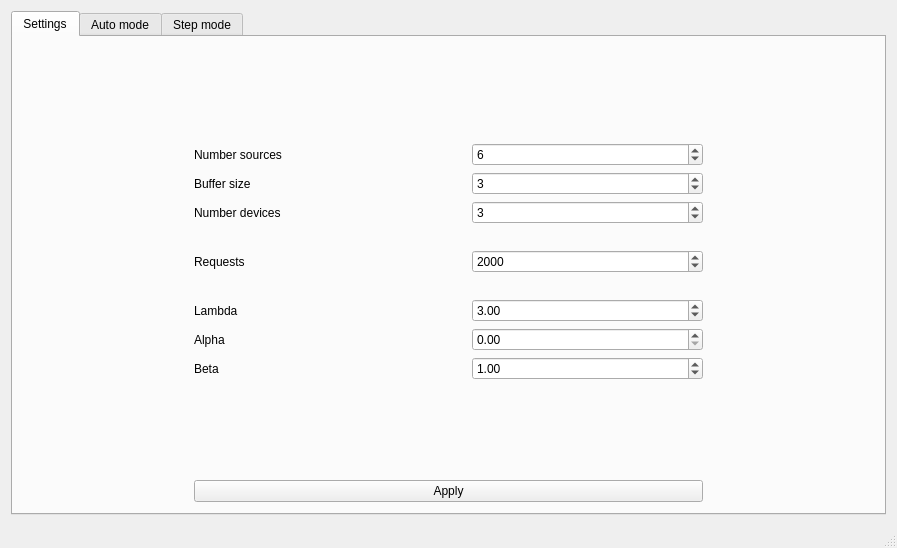
<?xml version="1.0" encoding="UTF-8"?>
<ui version="4.0">
 <class>MainWindow</class>
 <widget class="QMainWindow" name="MainWindow">
  <property name="geometry">
   <rect>
    <x>0</x>
    <y>0</y>
    <width>897</width>
    <height>548</height>
   </rect>
  </property>
  <property name="windowTitle">
   <string>SMO</string>
  </property>
  <widget class="QWidget" name="centralWidget">
   <layout class="QVBoxLayout" name="verticalLayout">
    <item>
     <widget class="QTabWidget" name="tabWidget">
      <property name="currentIndex">
       <number>0</number>
      </property>
      <widget class="QWidget" name="Settings">
       <attribute name="title">
        <string>Settings</string>
       </attribute>
       <layout class="QGridLayout" name="gridLayout">
        <item row="3" column="1">
         <widget class="QPushButton" name="ApplyButton">
          <property name="text">
           <string>Apply</string>
          </property>
         </widget>
        </item>
        <item row="1" column="0">
         <spacer name="horizontalSpacer">
          <property name="orientation">
           <enum>Qt::Horizontal</enum>
          </property>
          <property name="sizeType">
           <enum>QSizePolicy::Preferred</enum>
          </property>
          <property name="sizeHint" stdset="0">
           <size>
            <width>170</width>
            <height>20</height>
           </size>
          </property>
         </spacer>
        </item>
        <item row="1" column="1">
         <layout class="QGridLayout" name="gridLayout_2">
          <item row="2" column="0">
           <layout class="QHBoxLayout" name="horizontalLayout_5">
            <item>
             <widget class="QLabel" name="label_3">
              <property name="text">
               <string>Number devices </string>
              </property>
             </widget>
            </item>
            <item>
             <spacer name="horizontalSpacer_19">
              <property name="orientation">
               <enum>Qt::Horizontal</enum>
              </property>
              <property name="sizeType">
               <enum>QSizePolicy::Fixed</enum>
              </property>
              <property name="sizeHint" stdset="0">
               <size>
                <width>40</width>
                <height>20</height>
               </size>
              </property>
             </spacer>
            </item>
            <item>
             <widget class="QSpinBox" name="spinBox_3">
              <property name="minimum">
               <number>1</number>
              </property>
              <property name="maximum">
               <number>999</number>
              </property>
              <property name="value">
               <number>3</number>
              </property>
             </widget>
            </item>
           </layout>
          </item>
          <item row="1" column="0">
           <layout class="QHBoxLayout" name="horizontalLayout_4">
            <item>
             <widget class="QLabel" name="label_2">
              <property name="text">
               <string>Buffer size</string>
              </property>
             </widget>
            </item>
            <item>
             <spacer name="horizontalSpacer_20">
              <property name="orientation">
               <enum>Qt::Horizontal</enum>
              </property>
              <property name="sizeType">
               <enum>QSizePolicy::Fixed</enum>
              </property>
              <property name="sizeHint" stdset="0">
               <size>
                <width>40</width>
                <height>20</height>
               </size>
              </property>
             </spacer>
            </item>
            <item>
             <widget class="QSpinBox" name="spinBox_2">
              <property name="minimum">
               <number>1</number>
              </property>
              <property name="maximum">
               <number>999</number>
              </property>
              <property name="value">
               <number>3</number>
              </property>
             </widget>
            </item>
           </layout>
          </item>
          <item row="0" column="0">
           <layout class="QHBoxLayout" name="horizontalLayout_3">
            <item>
             <widget class="QLabel" name="label">
              <property name="text">
               <string>Number sources</string>
              </property>
             </widget>
            </item>
            <item>
             <spacer name="horizontalSpacer_21">
              <property name="orientation">
               <enum>Qt::Horizontal</enum>
              </property>
              <property name="sizeType">
               <enum>QSizePolicy::Fixed</enum>
              </property>
              <property name="sizeHint" stdset="0">
               <size>
                <width>40</width>
                <height>20</height>
               </size>
              </property>
             </spacer>
            </item>
            <item>
             <widget class="QSpinBox" name="spinBox">
              <property name="minimum">
               <number>1</number>
              </property>
              <property name="maximum">
               <number>999</number>
              </property>
              <property name="value">
               <number>6</number>
              </property>
             </widget>
            </item>
           </layout>
          </item>
          <item row="4" column="0">
           <layout class="QHBoxLayout" name="horizontalLayout_8">
            <item>
             <widget class="QLabel" name="label_7">
              <property name="text">
               <string>Requests</string>
              </property>
             </widget>
            </item>
            <item>
             <spacer name="horizontalSpacer_18">
              <property name="orientation">
               <enum>Qt::Horizontal</enum>
              </property>
              <property name="sizeType">
               <enum>QSizePolicy::Fixed</enum>
              </property>
              <property name="sizeHint" stdset="0">
               <size>
                <width>40</width>
                <height>20</height>
               </size>
              </property>
             </spacer>
            </item>
            <item>
             <widget class="QSpinBox" name="spinBox_4">
              <property name="maximum">
               <number>100000</number>
              </property>
              <property name="singleStep">
               <number>10</number>
              </property>
              <property name="value">
               <number>2000</number>
              </property>
             </widget>
            </item>
           </layout>
          </item>
          <item row="7" column="0">
           <layout class="QHBoxLayout" name="horizontalLayout_6">
            <item>
             <widget class="QLabel" name="label_5">
              <property name="text">
               <string>Alpha</string>
              </property>
             </widget>
            </item>
            <item>
             <spacer name="horizontalSpacer_15">
              <property name="orientation">
               <enum>Qt::Horizontal</enum>
              </property>
              <property name="sizeType">
               <enum>QSizePolicy::Fixed</enum>
              </property>
              <property name="sizeHint" stdset="0">
               <size>
                <width>40</width>
                <height>20</height>
               </size>
              </property>
             </spacer>
            </item>
            <item>
             <widget class="QDoubleSpinBox" name="doubleSpinBox_2">
              <property name="singleStep">
               <double>0.100000000000000</double>
              </property>
             </widget>
            </item>
           </layout>
          </item>
          <item row="6" column="0">
           <layout class="QHBoxLayout" name="horizontalLayout_7">
            <item>
             <widget class="QLabel" name="label_4">
              <property name="text">
               <string>Lambda</string>
              </property>
             </widget>
            </item>
            <item>
             <spacer name="horizontalSpacer_17">
              <property name="orientation">
               <enum>Qt::Horizontal</enum>
              </property>
              <property name="sizeType">
               <enum>QSizePolicy::Fixed</enum>
              </property>
              <property name="sizeHint" stdset="0">
               <size>
                <width>40</width>
                <height>20</height>
               </size>
              </property>
             </spacer>
            </item>
            <item>
             <widget class="QDoubleSpinBox" name="doubleSpinBox">
              <property name="minimum">
               <double>0.010000000000000</double>
              </property>
              <property name="singleStep">
               <double>0.100000000000000</double>
              </property>
              <property name="value">
               <double>3.000000000000000</double>
              </property>
             </widget>
            </item>
           </layout>
          </item>
          <item row="5" column="0">
           <spacer name="verticalSpacer_2">
            <property name="orientation">
             <enum>Qt::Vertical</enum>
            </property>
            <property name="sizeType">
             <enum>QSizePolicy::Fixed</enum>
            </property>
            <property name="sizeHint" stdset="0">
             <size>
              <width>20</width>
              <height>20</height>
             </size>
            </property>
           </spacer>
          </item>
          <item row="8" column="0">
           <layout class="QHBoxLayout" name="horizontalLayout_2">
            <item>
             <widget class="QLabel" name="label_6">
              <property name="text">
               <string>Beta</string>
              </property>
             </widget>
            </item>
            <item>
             <spacer name="horizontalSpacer_16">
              <property name="orientation">
               <enum>Qt::Horizontal</enum>
              </property>
              <property name="sizeType">
               <enum>QSizePolicy::Fixed</enum>
              </property>
              <property name="sizeHint" stdset="0">
               <size>
                <width>40</width>
                <height>20</height>
               </size>
              </property>
             </spacer>
            </item>
            <item>
             <widget class="QDoubleSpinBox" name="doubleSpinBox_3">
              <property name="singleStep">
               <double>0.100000000000000</double>
              </property>
              <property name="value">
               <double>1.000000000000000</double>
              </property>
             </widget>
            </item>
           </layout>
          </item>
          <item row="3" column="0">
           <spacer name="horizontalSpacer_3">
            <property name="orientation">
             <enum>Qt::Horizontal</enum>
            </property>
            <property name="sizeHint" stdset="0">
             <size>
              <width>40</width>
              <height>20</height>
             </size>
            </property>
           </spacer>
          </item>
         </layout>
        </item>
        <item row="2" column="1">
         <spacer name="verticalSpacer">
          <property name="orientation">
           <enum>Qt::Vertical</enum>
          </property>
          <property name="sizeHint" stdset="0">
           <size>
            <width>20</width>
            <height>40</height>
           </size>
          </property>
         </spacer>
        </item>
        <item row="1" column="2">
         <spacer name="horizontalSpacer_2">
          <property name="orientation">
           <enum>Qt::Horizontal</enum>
          </property>
          <property name="sizeType">
           <enum>QSizePolicy::Preferred</enum>
          </property>
          <property name="sizeHint" stdset="0">
           <size>
            <width>170</width>
            <height>20</height>
           </size>
          </property>
         </spacer>
        </item>
        <item row="0" column="1">
         <spacer name="verticalSpacer_3">
          <property name="orientation">
           <enum>Qt::Vertical</enum>
          </property>
          <property name="sizeHint" stdset="0">
           <size>
            <width>20</width>
            <height>40</height>
           </size>
          </property>
         </spacer>
        </item>
       </layout>
      </widget>
      <widget class="QWidget" name="Auto_mode">
       <attribute name="title">
        <string>Auto mode</string>
       </attribute>
       <layout class="QVBoxLayout" name="verticalLayout_2">
        <item>
         <widget class="QTableWidget" name="tableWidget"/>
        </item>
        <item>
         <widget class="QTableWidget" name="tableWidget_2"/>
        </item>
        <item>
         <widget class="QPushButton" name="autoModeButton">
          <property name="text">
           <string>Auto mode</string>
          </property>
         </widget>
        </item>
       </layout>
      </widget>
      <widget class="QWidget" name="Step_mode">
       <attribute name="title">
        <string>Step mode</string>
       </attribute>
       <layout class="QGridLayout" name="gridLayout_3">
        <item row="0" column="0">
         <layout class="QGridLayout" name="gridLayout_4">
          <item row="1" column="0">
           <widget class="QLabel" name="label_9">
            <property name="text">
             <string>All steps:</string>
            </property>
           </widget>
          </item>
          <item row="1" column="1">
           <widget class="QTextBrowser" name="textBrowser_2">
            <property name="sizePolicy">
             <sizepolicy hsizetype="Fixed" vsizetype="Fixed">
              <horstretch>0</horstretch>
              <verstretch>0</verstretch>
             </sizepolicy>
            </property>
            <property name="maximumSize">
             <size>
              <width>100</width>
              <height>20</height>
             </size>
            </property>
           </widget>
          </item>
          <item row="0" column="1">
           <widget class="QTextBrowser" name="textBrowser">
            <property name="sizePolicy">
             <sizepolicy hsizetype="Fixed" vsizetype="Fixed">
              <horstretch>0</horstretch>
              <verstretch>0</verstretch>
             </sizepolicy>
            </property>
            <property name="maximumSize">
             <size>
              <width>100</width>
              <height>20</height>
             </size>
            </property>
           </widget>
          </item>
          <item row="0" column="0">
           <widget class="QLabel" name="label_8">
            <property name="text">
             <string>Curent step:</string>
            </property>
           </widget>
          </item>
          <item row="0" column="2">
           <spacer name="horizontalSpacer_4">
            <property name="orientation">
             <enum>Qt::Horizontal</enum>
            </property>
            <property name="sizeHint" stdset="0">
             <size>
              <width>40</width>
              <height>20</height>
             </size>
            </property>
           </spacer>
          </item>
         </layout>
        </item>
        <item row="1" column="2">
         <widget class="QTableWidget" name="tableOperatorStep"/>
        </item>
        <item row="1" column="0">
         <widget class="QTableWidget" name="tableBufStep"/>
        </item>
        <item row="2" column="2">
         <widget class="QPushButton" name="pushButtonForward">
          <property name="text">
           <string>Next step</string>
          </property>
         </widget>
        </item>
        <item row="0" column="2">
         <widget class="QTableWidget" name="tableSrcStep"/>
        </item>
        <item row="2" column="0">
         <widget class="QPushButton" name="pushButtonBackward">
          <property name="text">
           <string>Back step</string>
          </property>
         </widget>
        </item>
       </layout>
      </widget>
     </widget>
    </item>
   </layout>
  </widget>
  <widget class="QStatusBar" name="statusBar"/>
 </widget>
 <layoutdefault spacing="6" margin="11"/>
 <resources/>
 <connections/>
</ui>
